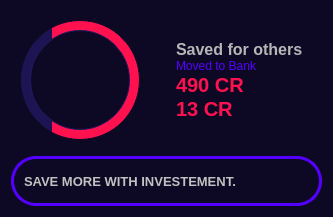
         <widget class="QFrame" name="savingsBox">
          <property name="styleSheet">
           <string notr="true">QFrame {
	background-color: rgb(13, 9, 36);
	border: none;
	border-radius: 12px;
}</string>
          </property>
          <property name="frameShape">
           <enum>QFrame::NoFrame</enum>
          </property>
          <property name="frameShadow">
           <enum>QFrame::Raised</enum>
          </property>
          <layout class="QVBoxLayout" name="verticalLayout_21">
           <item>
            <widget class="QFrame" name="frame_39">
             <property name="frameShape">
              <enum>QFrame::StyledPanel</enum>
             </property>
             <property name="frameShadow">
              <enum>QFrame::Raised</enum>
             </property>
             <layout class="QHBoxLayout" name="horizontalLayout_16">
              <item>
               <widget class="QFrame" name="frame_51">
                <property name="minimumSize">
                 <size>
                  <width>120</width>
                  <height>120</height>
                 </size>
                </property>
                <property name="maximumSize">
                 <size>
                  <width>120</width>
                  <height>120</height>
                 </size>
                </property>
                <property name="styleSheet">
                 <string notr="true">background-color: qlineargradient(spread:pad, x1:0, y1:0, x2:1, y2:0, stop:0.267 rgba(29, 21, 83, 1), stop:0.269 rgba(255, 17, 80, 1));
border: 1px solid rgb(13, 9, 36);
border-radius: 60;</string>
                </property>
                <property name="frameShape">
                 <enum>QFrame::NoFrame</enum>
                </property>
                <property name="frameShadow">
                 <enum>QFrame::Raised</enum>
                </property>
                <layout class="QHBoxLayout" name="horizontalLayout_32">
                 <property name="spacing">
                  <number>0</number>
                 </property>
                 <property name="leftMargin">
                  <number>0</number>
                 </property>
                 <property name="topMargin">
                  <number>0</number>
                 </property>
                 <property name="rightMargin">
                  <number>0</number>
                 </property>
                 <property name="bottomMargin">
                  <number>0</number>
                 </property>
                 <item alignment="Qt::AlignHCenter">
                  <widget class="QFrame" name="frame_52">
                   <property name="minimumSize">
                    <size>
                     <width>100</width>
                     <height>100</height>
                    </size>
                   </property>
                   <property name="maximumSize">
                    <size>
                     <width>100</width>
                     <height>100</height>
                    </size>
                   </property>
                   <property name="styleSheet">
                    <string notr="true">background-color: rgb(13, 9, 36);
border: 1px solid rgb(33, 24, 94);
border-radius: 50px;</string>
                   </property>
                   <property name="frameShape">
                    <enum>QFrame::NoFrame</enum>
                   </property>
                   <property name="frameShadow">
                    <enum>QFrame::Raised</enum>
                   </property>
                   <layout class="QHBoxLayout" name="horizontalLayout_33">
                    <property name="spacing">
                     <number>0</number>
                    </property>
                    <property name="leftMargin">
                     <number>0</number>
                    </property>
                    <property name="topMargin">
                     <number>0</number>
                    </property>
                    <property name="rightMargin">
                     <number>0</number>
                    </property>
                    <property name="bottomMargin">
                     <number>0</number>
                    </property>
                    <item>
                     <widget class="QFrame" name="frame_53">
                      <property name="minimumSize">
                       <size>
                        <width>50</width>
                        <height>50</height>
                       </size>
                      </property>
                      <property name="maximumSize">
                       <size>
                        <width>50</width>
                        <height>50</height>
                       </size>
                      </property>
                      <property name="styleSheet">
                       <string notr="true">QFrame {
	border: none;
	image: url(:/icons/icons/euro_money.svg);
	border-radius: 25;
}</string>
                      </property>
                      <property name="frameShape">
                       <enum>QFrame::NoFrame</enum>
                      </property>
                      <property name="frameShadow">
                       <enum>QFrame::Raised</enum>
                      </property>
                     </widget>
                    </item>
                   </layout>
                  </widget>
                 </item>
                </layout>
               </widget>
              </item>
              <item>
               <widget class="QFrame" name="frame_50">
                <property name="frameShape">
                 <enum>QFrame::NoFrame</enum>
                </property>
                <property name="frameShadow">
                 <enum>QFrame::Raised</enum>
                </property>
                <layout class="QVBoxLayout" name="verticalLayout_22">
                 <property name="spacing">
                  <number>0</number>
                 </property>
                 <property name="leftMargin">
                  <number>30</number>
                 </property>
                 <property name="topMargin">
                  <number>20</number>
                 </property>
                 <property name="rightMargin">
                  <number>10</number>
                 </property>
                 <property name="bottomMargin">
                  <number>20</number>
                 </property>
                 <item>
                  <widget class="QLabel" name="label_28">
                   <property name="font">
                    <font>
                     <pointsize>12</pointsize>
                     <weight>75</weight>
                     <bold>true</bold>
                    </font>
                   </property>
                   <property name="styleSheet">
                    <string notr="true">color: rgb(182, 182, 182);</string>
                   </property>
                   <property name="text">
                    <string>&lt;html&gt;&lt;head/&gt;&lt;body&gt;&lt;p&gt;Saved for others&lt;/p&gt;&lt;/body&gt;&lt;/html&gt;</string>
                   </property>
                  </widget>
                 </item>
                 <item alignment="Qt::AlignVCenter">
                  <widget class="QLabel" name="label_31">
                   <property name="styleSheet">
                    <string notr="true">color: rgb(182, 182, 182);</string>
                   </property>
                   <property name="text">
                    <string>&lt;html&gt;&lt;head/&gt;&lt;body&gt;&lt;p&gt;&lt;span style=&quot; color:#5500ff;&quot;&gt;Moved to Bank&lt;/span&gt;&lt;/p&gt;&lt;/body&gt;&lt;/html&gt;</string>
                   </property>
                  </widget>
                 </item>
                 <item>
                  <widget class="QLabel" name="label_29">
                   <property name="font">
                    <font>
                     <pointsize>15</pointsize>
                     <weight>75</weight>
                     <bold>true</bold>
                    </font>
                   </property>
                   <property name="styleSheet">
                    <string notr="true">color: rgb(159, 159, 159);</string>
                   </property>
                   <property name="text">
                    <string>&lt;html&gt;&lt;head/&gt;&lt;body&gt;&lt;p&gt;&lt;span style=&quot; color:#ff1150;&quot;&gt;490 CR&lt;/span&gt;&lt;/p&gt;&lt;/body&gt;&lt;/html&gt;</string>
                   </property>
                  </widget>
                 </item>
                 <item>
                  <widget class="QLabel" name="label_30">
                   <property name="font">
                    <font>
                     <pointsize>15</pointsize>
                     <weight>75</weight>
                     <bold>true</bold>
                    </font>
                   </property>
                   <property name="styleSheet">
                    <string notr="true">color: rgb(159, 159, 159);</string>
                   </property>
                   <property name="text">
                    <string>&lt;html&gt;&lt;head/&gt;&lt;body&gt;&lt;p&gt;&lt;span style=&quot; color:#ff1150;&quot;&gt;13 CR&lt;/span&gt;&lt;/p&gt;&lt;/body&gt;&lt;/html&gt;</string>
                   </property>
                  </widget>
                 </item>
                </layout>
               </widget>
              </item>
             </layout>
            </widget>
           </item>
           <item>
            <widget class="QFrame" name="frame_40">
             <property name="minimumSize">
              <size>
               <width>0</width>
               <height>50</height>
              </size>
             </property>
             <property name="maximumSize">
              <size>
               <width>16777215</width>
               <height>50</height>
              </size>
             </property>
             <property name="frameShape">
              <enum>QFrame::StyledPanel</enum>
             </property>
             <property name="frameShadow">
              <enum>QFrame::Raised</enum>
             </property>
             <layout class="QHBoxLayout" name="horizontalLayout_22">
              <property name="spacing">
               <number>0</number>
              </property>
              <property name="leftMargin">
               <number>0</number>
              </property>
              <property name="topMargin">
               <number>0</number>
              </property>
              <property name="rightMargin">
               <number>0</number>
              </property>
              <property name="bottomMargin">
               <number>0</number>
              </property>
              <item>
               <widget class="QPushButton" name="pushButton_11">
                <property name="minimumSize">
                 <size>
                  <width>0</width>
                  <height>50</height>
                 </size>
                </property>
                <property name="font">
                 <font>
                  <pointsize>10</pointsize>
                  <weight>75</weight>
                  <bold>true</bold>
                 </font>
                </property>
                <property name="styleSheet">
                 <string notr="true">border: 3px solid rgb(85, 0, 255);
border-radius: 25;
text-align: left;
padding-left: 10px;
color: rgb(194, 194, 194);</string>
                </property>
                <property name="text">
                 <string>SAVE MORE WITH INVESTEMENT.</string>
                </property>
                <property name="icon">
                 <iconset resource="dashboad/New-PySide6-ui-design-master/resources/resources.qrc">
                  <normaloff>:/icons/icons/smile.svg</normaloff>:/icons/icons/smile.svg</iconset>
                </property>
                <property name="iconSize">
                 <size>
                  <width>30</width>
                  <height>30</height>
                 </size>
                </property>
               </widget>
              </item>
             </layout>
            </widget>
           </item>
          </layout>
         </widget>
